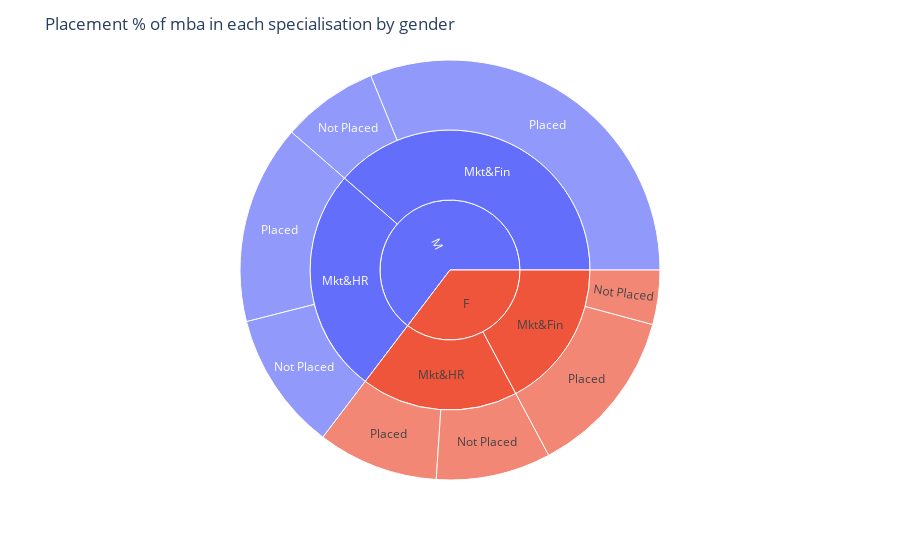

The notebook cell saved with this chart:
### Code cell
fig = px.sunburst(byGenderdf, path=['gender','specialisation','status'], values='no. of students')
fig.update_layout(title="Placement % of mba in each specialisation by gender ",title_x=0.5)
fig.show()
plt.savefig('sunburst Chart for overall data visualization')

### Figure 1 — Plotly figure (JSON) as saved in the notebook; plotly's stock layout.template omitted (floating-point values rounded to 4 significant figures)
{"data": [{"branchvalues": "total", "domain": {"x": [0, 1], "y": [0, 1]}, "hovertemplate": "labels=%{label}<br>no. of students=%{value}<br>parent=%{parent}<br>id=%{id}<extra></extra>", "ids": ["F/Mkt&Fin/Not Placed", "M/Mkt&Fin/Not Placed", "F/Mkt&HR/Not Placed", "M/Mkt&HR/Not Placed", "F/Mkt&Fin/Placed", "M/Mkt&Fin/Placed", "F/Mkt&HR/Placed", "M/Mkt&HR/Placed", "F/Mkt&Fin", "M/Mkt&Fin", "F/Mkt&HR", "M/Mkt&HR", "F", "M"], "labels": ["Not Placed", "Not Placed", "Not Placed", "Not Placed", "Placed", "Placed", "Placed", "Placed", "Mkt&Fin", "Mkt&Fin", "Mkt&HR", "Mkt&HR", "F", "M"], "name": "", "parents": ["F/Mkt&Fin", "M/Mkt&Fin", "F/Mkt&HR", "M/Mkt&HR", "F/Mkt&Fin", "M/Mkt&Fin", "F/Mkt&HR", "M/Mkt&HR", "F", "M", "F", "M", "", ""], "type": "sunburst", "values": [9, 16, 19, 23, 28, 67, 20, 33, 37, 83, 39, 56, 76, 139]}], "layout": {"legend": {"tracegroupgap": 0}, "margin": {"t": 60}, "title": {"text": "Placement % of mba in each specialisation by gender "}}}
